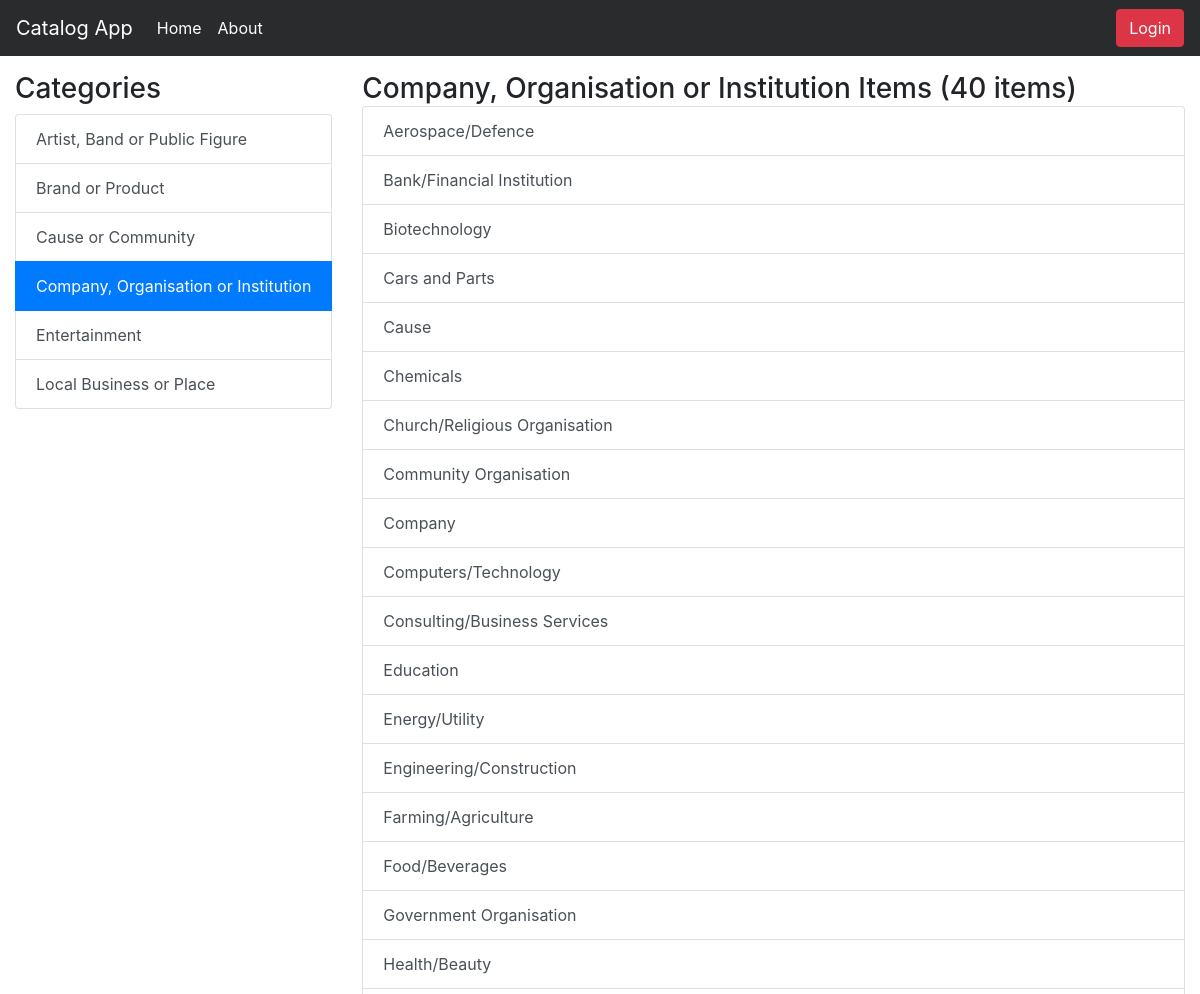
/catalog/Company, Organisation or Institution/items (upper part), run on an earlier commit of the app's database.
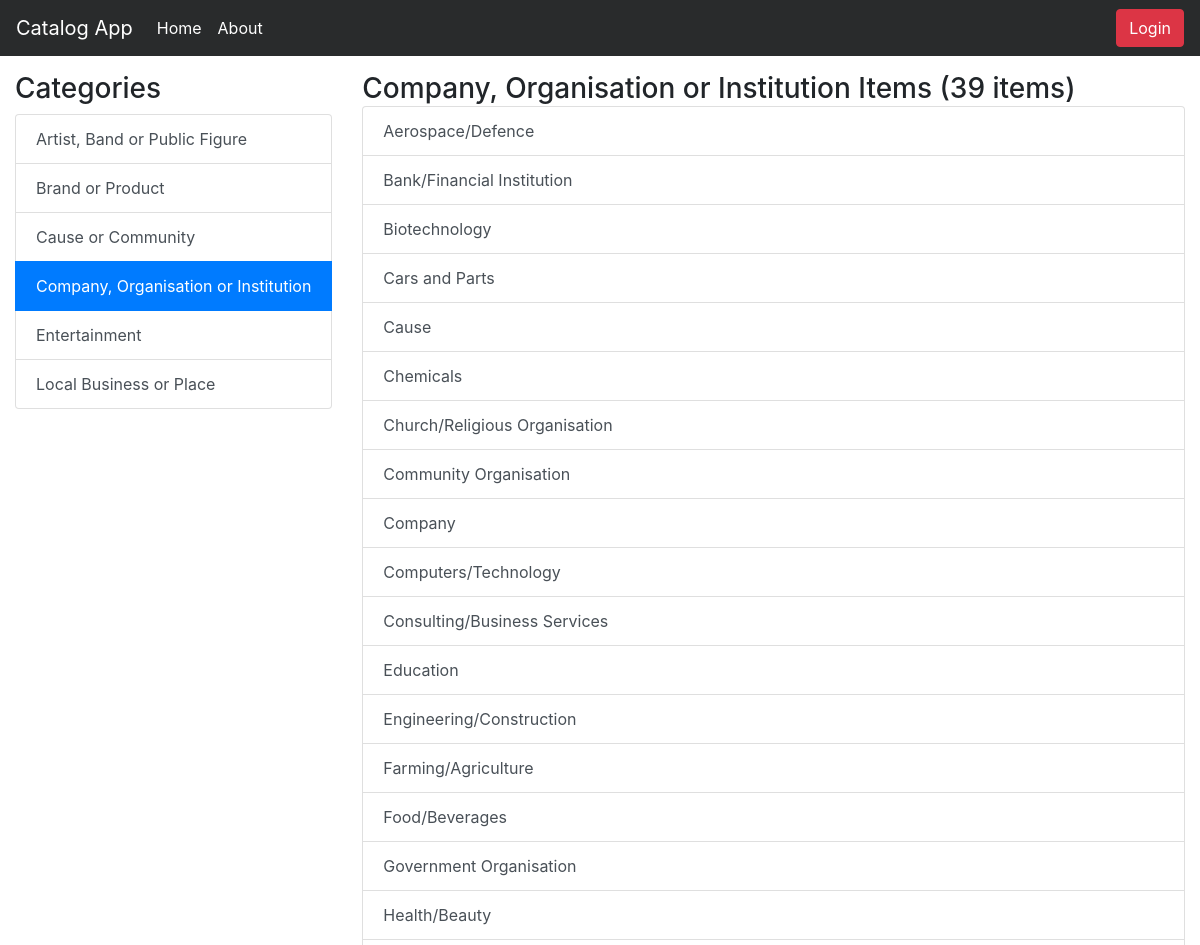
And on a later commit of the database.
### models.py (models this page shows, shortened)
class Category(Base):
    __tablename__ = "category"
    id = Column(Integer, primary_key = True)
    name = Column(String(80), nullable = False, index = True)
    created_date = Column(DateTime, default = datetime.utcnow, nullable = False)
    updated_date = Column(DateTime, default = datetime.utcnow, onupdate = datetime.utcnow, nullable = False)
    user_id = Column(Integer, ForeignKey("user.id"))
    user = relationship(User)

class Item(Base):
    __tablename__ = "item"
    __table_args__ = (UniqueConstraint('category_id', 'title', name = 'key'),)
    id = Column(Integer, primary_key = True)
    title = Column(String(80), nullable = False)
    description = Column(String(250))
    created_date = Column(DateTime, default = datetime.utcnow)
    updated_date = Column(DateTime, default = datetime.utcnow, onupdate = datetime.utcnow)
    category_id = Column(Integer, ForeignKey("category.id"))
    category = relationship(Category)
    user_id = Column(Integer, ForeignKey("user.id"))
    user = relationship(User)

### application.py (the view)
@app.route("/catalog/<path:category_name>")
@app.route("/catalog/<path:category_name>/items")
def show_items(category_name):
    categories = session.query(Category).order_by(asc(Category.name)).all()
    category = session.query(Category).filter_by(name=category_name).first()
    items = session.query(Item).filter_by(category_id=category.id).all()
    if len(items) < 2:
        title = "{} Item ({} item)"
    else:
        title = "{} Items ({} items)"
    return render_template(
        "categories.html",
        items_title=title.format(category.name, len(items)),
        categories=categories,
        category=category,
        items=items)

### templates/categories.html (shortened to what this page needs)
{% extends "base.html" %}
{% block content %}
  <div class="row" style="margin-top: 12px;">
    <div class="col-auto">
      <h3>Categories</h3>
      {% if categories %}
        <div class="list-group">
          {% for c in categories %}
            <a href="{{url_for('show_items', category_name=c.name)}}"
              class="list-group-item list-group-item-action {% if category and category.name == c.name %}active{% endif %}">{{ c.name }}</a>
          {% endfor %}
        </div>
      {% else %}
        <div class="alert alert-warning" role="alert">
          No Categories Found!
        </div>
      {% endif %}
    </div>
    <div class="col">
      <h3 style="display: inline;">{{ items_title }}</h3>
      {% if items %}
        <div class="list-group">
          {% for i in items %}
            <a href="{{url_for('show_item', category_name=i.category.name, item_title=i.title)}}"
            class="list-group-item list-group-item-action">{{ i.title }}
              {% if not category %}<em class="text-danger">({{ i.category.name }})</em>{% endif %}</a>
          {% endfor %}
        </div>
      {% else %}
        <div class="alert alert-warning" role="alert">
          No Items Found!
        </div>
      {% endif %}
    </div>
  </div>
{% endblock %}

What changed in the data, as far as the page shows it:
no longer on this page (row edited): Item: title "Energy/Utility"
Also different on the page:
{{ items_title }}: "Company, Organisation or Institution Items (40 items)" → "Company, Organisation or Institution Items (39 items)"
